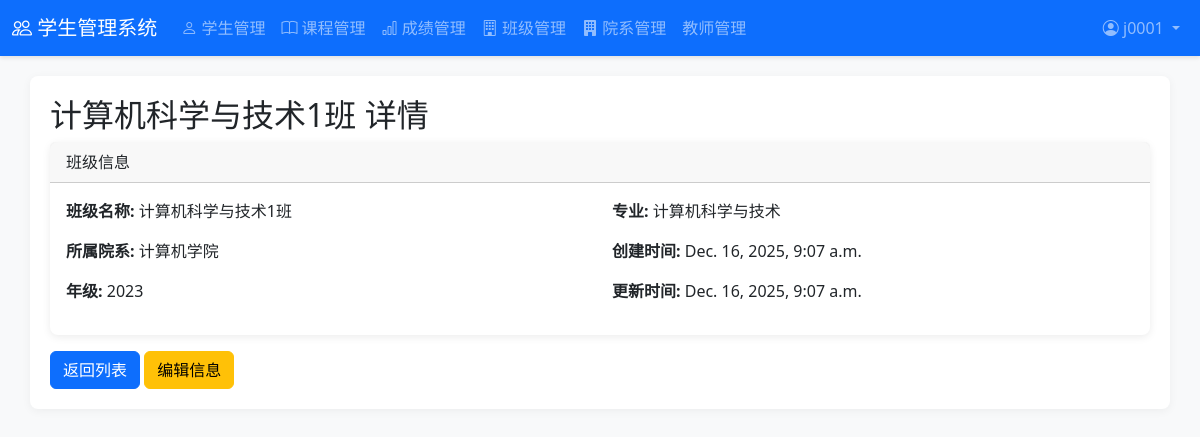
The page /classes/1/ (signed in) on the database its author committed.
### students/models.py (models this page shows, shortened)
class Class(models.Model):
    name = models.CharField(max_length=100, verbose_name='班级名称')
    department = models.ForeignKey(Department, on_delete=models.CASCADE, verbose_name='所属院系')
    grade = models.IntegerField(verbose_name='年级')
    major = models.CharField(max_length=100, verbose_name='专业')
    created_at = models.DateTimeField(auto_now_add=True, verbose_name='创建时间')
    updated_at = models.DateTimeField(auto_now=True, verbose_name='更新时间')
    class Meta:
        verbose_name = '班级'
        verbose_name_plural = '班级'

class Department(models.Model):
    name = models.CharField(max_length=100, verbose_name='院系名称')
    description = models.TextField(blank=True, verbose_name='院系描述')
    created_at = models.DateTimeField(auto_now_add=True, verbose_name='创建时间')
    updated_at = models.DateTimeField(auto_now=True, verbose_name='更新时间')
    def __str__(self):
        return self.name
    class Meta:
        verbose_name = '院系'
        verbose_name_plural = '院系'

### students/views.py (the view)
# urls.py: path('classes/<int:pk>/', views.class_detail, name='class_detail'),
@login_required
@user_passes_test(is_admin_or_teacher)
def class_detail(request, pk):
    class_info = Class.objects.select_related('department').get(pk=pk)
    return render(request, 'students/class_detail.html', {'class_info': class_info})

### students/views.py (called while the page is built)
def is_admin_or_teacher(user):
    return user.is_superuser or hasattr(user, 'teacher')

### students/templates/students/class_detail.html
{% extends 'students/base.html' %}
{% block content %}
    <h2>{{ class_info.name }} 详情</h2>
    <div class="card mb-3">
        <div class="card-header">
            班级信息
        </div>
        <div class="card-body">
            <div class="row">
                <div class="col-md-6">
                    <p><strong>班级名称:</strong> {{ class_info.name }}</p>
                    <p><strong>所属院系:</strong> {{ class_info.department }}</p>
                    <p><strong>年级:</strong> {{ class_info.grade }}</p>
                </div>
                <div class="col-md-6">
                    <p><strong>专业:</strong> {{ class_info.major }}</p>
                    <p><strong>创建时间:</strong> {{ class_info.created_at }}</p>
                    <p><strong>更新时间:</strong> {{ class_info.updated_at }}</p>
                </div>
            </div>
        </div>
    </div>
    <a href="{% url 'class_list' %}" class="btn btn-primary">返回列表</a>
    <a href="{% url 'class_update' class_info.pk %}" class="btn btn-warning">编辑信息</a>
{% endblock %}

### students/templates/students/base.html (shortened to what this page needs)
<!DOCTYPE html>
<html lang="zh-CN">
<head>
    <link rel="stylesheet" href="https://cdn.jsdelivr.net/npm/bootstrap@5.3.0/dist/css/bootstrap.min.css">
</head>
<body>
    <nav class="navbar navbar-expand-lg navbar-dark bg-primary">
        <div class="container-fluid">
            <a class="navbar-brand" href="{% url 'home' %}">
                <i class="bi bi-people"></i> 学生管理系统
            </a>
            <div class="collapse navbar-collapse" id="navbarNav">
                <ul class="navbar-nav me-auto mb-2 mb-lg-0">
                    {% if user.is_superuser or user.teacher %}
                        <li class="nav-item">
                            <a class="nav-link {% if request.resolver_match.url_name == 'student_list' %}active{% endif %}" href="{% url 'student_list' %}">
                                <i class="bi bi-person"></i> 学生管理
                            </a>
                        </li>
                        <li class="nav-item">
                            <a class="nav-link {% if request.resolver_match.url_name == 'course_list' %}active{% endif %}" href="{% url 'course_list' %}">
                                <i class="bi bi-book"></i> 课程管理
                            </a>
                        </li>
                        <li class="nav-item">
                            <a class="nav-link {% if request.resolver_match.url_name == 'score_list' %}active{% endif %}" href="{% url 'score_list' %}">
                                <i class="bi bi-bar-chart"></i> 成绩管理
                            </a>
                        </li>
                        <li class="nav-item">
                            <a class="nav-link {% if request.resolver_match.url_name == 'class_list' %}active{% endif %}" href="{% url 'class_list' %}">
                                <i class="bi bi-building"></i> 班级管理
                            </a>
                        </li>
                        <li class="nav-item">
                            <a class="nav-link {% if request.resolver_match.url_name == 'department_list' %}active{% endif %}" href="{% url 'department_list' %}">
                                <i class="bi bi-building-fill"></i> 院系管理
                            </a>
                        </li>
                        <li class="nav-item">
                            <a class="nav-link {% if request.resolver_match.url_name == 'teacher_list' %}active{% endif %}" href="{% url 'teacher_list' %}">
                                 教师管理
                            </a>
                        </li>
                    {% endif %}
                </ul>
                <ul class="navbar-nav">
                    {% if user.is_authenticated %}
                        <li class="nav-item dropdown">
                            <a class="nav-link dropdown-toggle" href="#" role="button" data-bs-toggle="dropdown" aria-expanded="false">
                                <i class="bi bi-person-circle"></i> {{ user.username }}
                            </a>
                        </li>
                    {% else %}
                        <li class="nav-item">
                            <a class="nav-link" href="{% url 'login' %}">
                                <i class="bi bi-box-arrow-in-right"></i> 登录
                            </a>
                        </li>
                    {% endif %}
                </ul>
            </div>
        </div>
    </nav>
    <div class="container">
        {% block content %}
        {% endblock %}
    </div>
    <link rel="stylesheet" href="https://cdn.jsdelivr.net/npm/bootstrap-icons@1.10.5/font/bootstrap-icons.css">
</body>
</html>

### students/templates/students/base.html (style rules this page uses)
body { background-color: #f8f9fa; }
.navbar { box-shadow: 0 2px 4px rgba(0, 0, 0, 0.1); }
.container { background-color: white; border-radius: 8px; box-shadow: 0 2px 10px rgba(0, 0, 0, 0.05); padding: 20px; margin-top: 20px; margin-bottom: 20px; }
.card { border: none; border-radius: 8px; box-shadow: 0 2px 8px rgba(0, 0, 0, 0.08); transition: transform 0.2s, box-shadow 0.2s; }
.btn { border-radius: 6px; font-weight: 500; transition: all 0.2s; }

### rows shown on the page
Class: name "计算机科学与技术1班", department "计算机学院", grade "2023", major "计算机科学与技术", created_at "Dec. 16, 2025, 9:07 a.m.", updated_at "Dec. 16, 2025, 9:07 a.m."

### other values the page prints
{{ user.username }} "j0001"
